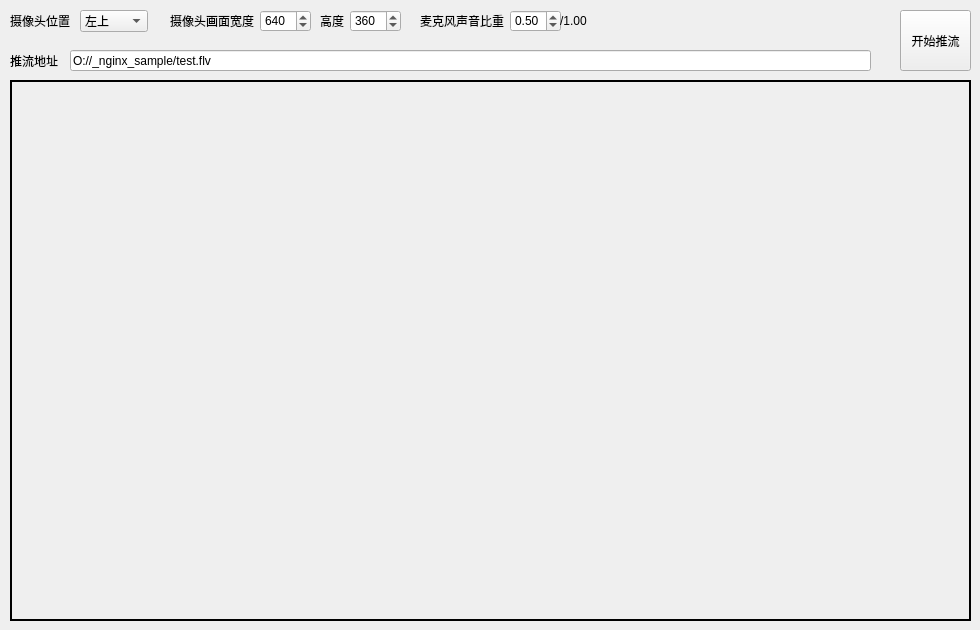
<?xml version="1.0" encoding="UTF-8"?>
<ui version="4.0">
 <class>ffmpegstreamerClass</class>
 <widget class="QMainWindow" name="ffmpegstreamerClass">
  <property name="geometry">
   <rect>
    <x>0</x>
    <y>0</y>
    <width>980</width>
    <height>630</height>
   </rect>
  </property>
  <property name="sizePolicy">
   <sizepolicy hsizetype="Fixed" vsizetype="Fixed">
    <horstretch>0</horstretch>
    <verstretch>0</verstretch>
   </sizepolicy>
  </property>
  <property name="minimumSize">
   <size>
    <width>980</width>
    <height>630</height>
   </size>
  </property>
  <property name="maximumSize">
   <size>
    <width>980</width>
    <height>630</height>
   </size>
  </property>
  <property name="windowTitle">
   <string>ffmpegstreamer</string>
  </property>
  <widget class="QWidget" name="centralWidget">
   <widget class="QLabel" name="label">
    <property name="geometry">
     <rect>
      <x>10</x>
      <y>80</y>
      <width>961</width>
      <height>541</height>
     </rect>
    </property>
    <property name="frameShape">
     <enum>QFrame::WinPanel</enum>
    </property>
    <property name="frameShadow">
     <enum>QFrame::Plain</enum>
    </property>
    <property name="lineWidth">
     <number>1</number>
    </property>
    <property name="text">
     <string/>
    </property>
    <property name="alignment">
     <set>Qt::AlignLeading|Qt::AlignLeft|Qt::AlignTop</set>
    </property>
   </widget>
   <widget class="QLabel" name="label_2">
    <property name="geometry">
     <rect>
      <x>10</x>
      <y>10</y>
      <width>61</width>
      <height>21</height>
     </rect>
    </property>
    <property name="text">
     <string>摄像头位置</string>
    </property>
   </widget>
   <widget class="QComboBox" name="comboBoxLocation">
    <property name="geometry">
     <rect>
      <x>80</x>
      <y>10</y>
      <width>68</width>
      <height>22</height>
     </rect>
    </property>
    <item>
     <property name="text">
      <string>左上</string>
     </property>
    </item>
    <item>
     <property name="text">
      <string>左下</string>
     </property>
    </item>
    <item>
     <property name="text">
      <string>右上</string>
     </property>
    </item>
    <item>
     <property name="text">
      <string>右下</string>
     </property>
    </item>
   </widget>
   <widget class="QLabel" name="label_3">
    <property name="geometry">
     <rect>
      <x>170</x>
      <y>10</y>
      <width>91</width>
      <height>21</height>
     </rect>
    </property>
    <property name="text">
     <string>摄像头画面宽度</string>
    </property>
   </widget>
   <widget class="QSpinBox" name="spinBoxWidth">
    <property name="geometry">
     <rect>
      <x>260</x>
      <y>10</y>
      <width>51</width>
      <height>22</height>
     </rect>
    </property>
    <property name="minimum">
     <number>80</number>
    </property>
    <property name="maximum">
     <number>1920</number>
    </property>
    <property name="value">
     <number>640</number>
    </property>
   </widget>
   <widget class="QSpinBox" name="spinBoxHeight">
    <property name="enabled">
     <bool>true</bool>
    </property>
    <property name="geometry">
     <rect>
      <x>350</x>
      <y>10</y>
      <width>51</width>
      <height>22</height>
     </rect>
    </property>
    <property name="minimum">
     <number>45</number>
    </property>
    <property name="maximum">
     <number>1080</number>
    </property>
    <property name="value">
     <number>360</number>
    </property>
   </widget>
   <widget class="QLabel" name="label_4">
    <property name="geometry">
     <rect>
      <x>320</x>
      <y>10</y>
      <width>31</width>
      <height>21</height>
     </rect>
    </property>
    <property name="text">
     <string>高度</string>
    </property>
   </widget>
   <widget class="QLineEdit" name="lineEditAddress">
    <property name="geometry">
     <rect>
      <x>70</x>
      <y>50</y>
      <width>801</width>
      <height>21</height>
     </rect>
    </property>
    <property name="text">
     <string>O://_nginx_sample/test.flv</string>
    </property>
   </widget>
   <widget class="QLabel" name="label_5">
    <property name="geometry">
     <rect>
      <x>10</x>
      <y>50</y>
      <width>51</width>
      <height>21</height>
     </rect>
    </property>
    <property name="text">
     <string>推流地址</string>
    </property>
   </widget>
   <widget class="QDoubleSpinBox" name="doubleSpinBoxWeight">
    <property name="enabled">
     <bool>true</bool>
    </property>
    <property name="geometry">
     <rect>
      <x>510</x>
      <y>10</y>
      <width>51</width>
      <height>22</height>
     </rect>
    </property>
    <property name="decimals">
     <number>2</number>
    </property>
    <property name="maximum">
     <double>1.000000000000000</double>
    </property>
    <property name="singleStep">
     <double>0.010000000000000</double>
    </property>
    <property name="value">
     <double>0.500000000000000</double>
    </property>
   </widget>
   <widget class="QLabel" name="label_6">
    <property name="geometry">
     <rect>
      <x>420</x>
      <y>10</y>
      <width>91</width>
      <height>21</height>
     </rect>
    </property>
    <property name="text">
     <string>麦克风声音比重</string>
    </property>
   </widget>
   <widget class="QLabel" name="label_7">
    <property name="geometry">
     <rect>
      <x>560</x>
      <y>10</y>
      <width>31</width>
      <height>21</height>
     </rect>
    </property>
    <property name="text">
     <string>/1.00</string>
    </property>
   </widget>
   <widget class="QPushButton" name="pushButtonStart">
    <property name="geometry">
     <rect>
      <x>900</x>
      <y>10</y>
      <width>71</width>
      <height>61</height>
     </rect>
    </property>
    <property name="text">
     <string>开始推流</string>
    </property>
   </widget>
  </widget>
 </widget>
 <layoutdefault spacing="6" margin="11"/>
 <resources>
  <include location="ffmpegstreamer.qrc"/>
 </resources>
 <connections/>
</ui>
